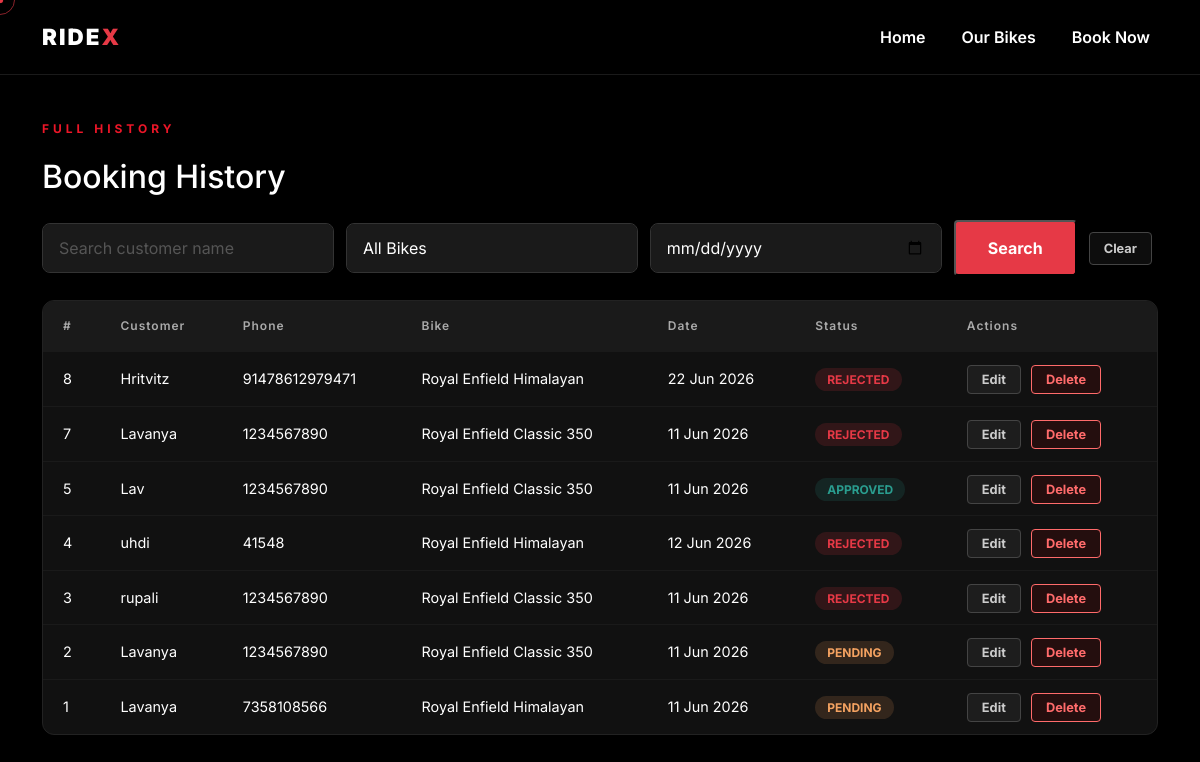
/admin/history (signed in), run on the app's committed database.
### app.py (models this page shows)
class Booking(db.Model):
    id = db.Column(db.Integer, primary_key=True)
    bike_id = db.Column(db.Integer, db.ForeignKey('bike.id'), nullable=False)
    customer_name = db.Column(db.String(100), nullable=False)
    customer_phone = db.Column(db.String(15), nullable=False)
    booking_date = db.Column(db.DateTime, nullable=False)
    status = db.Column(db.String(20), default='pending')
    bike = db.relationship('Bike', backref='bookings')

class Bike(db.Model):
    id = db.Column(db.Integer, primary_key=True)
    name = db.Column(db.String(100), nullable=False)
    engine_cc = db.Column(db.Integer, nullable=False)
    price_per_day = db.Column(db.Float, nullable=False)
    is_available = db.Column(db.Boolean, default=True)
    image_file = db.Column(db.String(100), default='default_bike.jpg')

### app.py (the view)
@app.route('/admin/history')
@login_required
def history_log():
    query = Booking.query
    customer = request.args.get('customer')
    bike_id = request.args.get('bike_id')
    date = request.args.get('date')
    if customer:
        query = query.filter(Booking.customer_name.ilike(f'%{customer}%'))
    if bike_id:
        query = query.filter(Booking.bike_id == bike_id)
    if date:
        query = query.filter(db.func.date(Booking.booking_date) == date)
    all_bookings = query.order_by(Booking.id.desc()).all()
    all_bikes = Bike.query.all()
    return render_template('admin/history.html', bookings=all_bookings, bikes=all_bikes)

### app.py (called while the page is built)
def login_required(f):
    @wraps(f)
    def decorated_function(*args, **kwargs):
        if 'admin_logged_in' not in session:
            return redirect(url_for('admin_login'))
        return f(*args, **kwargs)
    return decorated_function

### templates/admin/history.html (shortened to what this page needs)
{% extends 'base.html' %}
{% block content %}
<section class="admin-dashboard-section" style="padding-top: 120px;">
    <div class="container">
        <p class="hero-tagline">FULL HISTORY</p>
        <h2 class="mb-4">Booking History</h2>
        <form method="GET" class="history-filters mb-4">
            <input type="text" name="customer" class="form-control dark-input" placeholder="Search customer name" value="{{ request.args.get('customer', '') }}">
            <select name="bike_id" class="form-control dark-input">
                <option value="">All Bikes</option>
            </select>
            <input type="date" name="date" class="form-control dark-input" value="{{ request.args.get('date', '') }}">
            <button type="submit" class="btn-primary-red">Search</button>
            <a href="{{ url_for('history_log') }}" class="action-btn edit">Clear</a>
        </form>
        <div class="admin-table-wrapper">
            <table class="admin-table">
                <thead>
                    <tr>
                        <th>#</th>
                        <th>Customer</th>
                        <th>Phone</th>
                        <th>Bike</th>
                        <th>Date</th>
                        <th>Status</th>
                        <th>Actions</th>
                    </tr>
                </thead>
                <tbody>
                    {% for booking in bookings %}
                    <tr>
                        <td>{{ booking.id }}</td>
                        <td>{{ booking.customer_name }}</td>
                        <td>{{ booking.customer_phone }}</td>
                        <td>{{ booking.bike.name }}</td>
                        <td>{{ booking.booking_date.strftime('%d %b %Y') }}</td>
                        <td><span class="status-badge {{ booking.status }}">{{ booking.status.upper() }}</span></td>
                        <td>
                            <a href="{{ url_for('edit_booking', booking_id=booking.id) }}" class="action-btn edit">Edit</a>
                            <a href="{{ url_for('delete_booking', booking_id=booking.id) }}" class="action-btn delete" onclick="return confirm('Delete this booking permanently?')">Delete</a>
                        </td>
                    </tr>
                    {% endfor %}
                </tbody>
            </table>
        </div>
    </div>
</section>
{% endblock %}

### static/css/style.css (style rules this page uses)
* { margin: 0; padding: 0; box-sizing: border-box; }
body { background-color: #000000; color: #ffffff; font-family: 'Inter', sans-serif; }
* { cursor: none; }
.hero-tagline { color: #ec1628; font-weight: 700; font-size: 0.75rem; letter-spacing: 4px; margin-bottom: 20px; }
.btn-primary-red { background-color: #e63946; padding: 14px 32px; font-size: 1rem; font-weight: 700; color: #ffffff; border-radius: 4px; text-decoration: none; transition: all 0.3s ease; display: inline-block; }
.dark-input { background-color: #1a1a1a !important; border: 1px solid #333 !important; color: #ffffff !important; padding: 12px 16px; border-radius: 8px; }
.dark-input::placeholder { color: #555 !important; }
.admin-table-wrapper { background: #111; border: 1px solid #222; border-radius: 12px; overflow: hidden; }
.admin-table { width: 100%; border-collapse: collapse; }
.admin-table th { background: #1a1a1a; color: #aaa; font-size: 0.75rem; letter-spacing: 1px; padding: 16px 20px; text-align: left; font-weight: 600; }
.admin-table td { padding: 16px 20px; border-top: 1px solid #1a1a1a; color: #fff; font-size: 0.9rem; }
.status-badge { padding: 4px 12px; border-radius: 20px; font-size: 0.75rem; font-weight: 700; }
.status-badge.pending { background: rgba(244, 162, 97, 0.15); color: #f4a261; }
.status-badge.approved { background: rgba(42, 157, 143, 0.15); color: #2a9d8f; }
.status-badge.rejected { background: rgba(230, 57, 70, 0.15); color: #e63946; }
.action-btn { padding: 6px 14px; border-radius: 4px; font-size: 0.8rem; font-weight: 700; text-decoration: none; margin-right: 6px; }
.action-btn.edit { background: rgba(255,255,255,0.05); color: #ccc; border: 1px solid #444; }
.action-btn.delete { background: rgba(150,0,0,0.15); color: #ff6b6b; border: 1px solid #ff6b6b; }
.history-filters { display: flex; gap: 12px; align-items: center; }
.history-filters input, .history-filters select { width: auto; flex: 1; }

### data on the page
Booking: id "8", customer_name "Hritvitz", customer_phone "91478612979471", bike.name "Royal Enfield Himalayan", booking_date "22 Jun 2026", status "REJECTED"
Booking: id "7", customer_name "Lavanya", customer_phone "1234567890", bike.name "Royal Enfield Classic 350", booking_date "11 Jun 2026", status "REJECTED"
Booking: id "5", customer_name "Lav", customer_phone "1234567890", bike.name "Royal Enfield Classic 350", booking_date "11 Jun 2026", status "APPROVED"
Booking: id "4", customer_name "uhdi", customer_phone "41548", bike.name "Royal Enfield Himalayan", booking_date "12 Jun 2026", status "REJECTED"
Booking: id "3", customer_name "rupali", customer_phone "1234567890", bike.name "Royal Enfield Classic 350", booking_date "11 Jun 2026", status "REJECTED"
Booking: id "2", customer_name "Lavanya", customer_phone "1234567890", bike.name "Royal Enfield Classic 350", booking_date "11 Jun 2026", status "PENDING"
Booking: id "1", customer_name "Lavanya", customer_phone "7358108566", bike.name "Royal Enfield Himalayan", booking_date "11 Jun 2026", status "PENDING"
